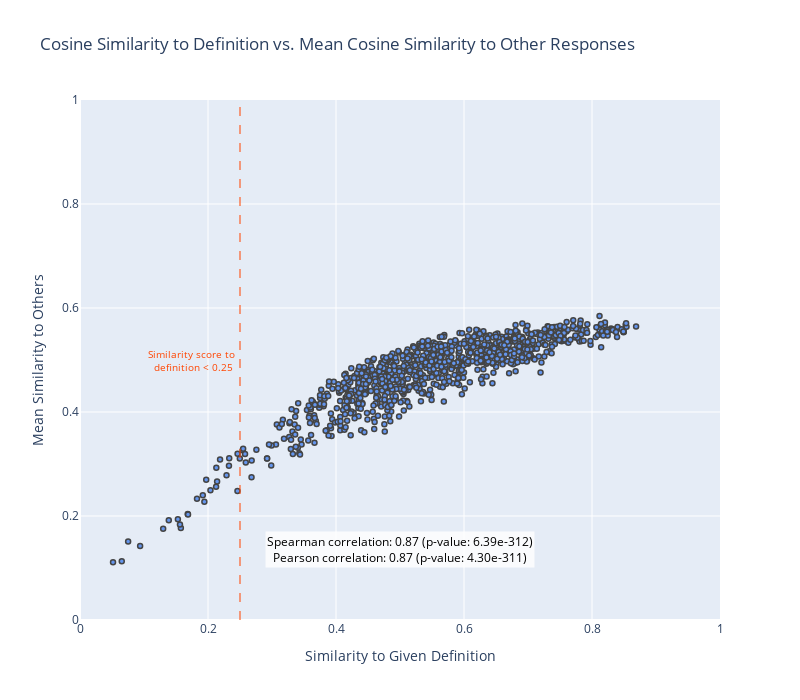

Source (notebook cell):
### Markdown cell above
#### fig 1

### Code cell
fig = go.Figure()
fig.add_trace(go.Scatter(
    x=df['sim_to_def'],
    y=df['mean_sim'],
    mode='markers',
    text=df['sm_def'],
    hoverinfo='all',
    marker=dict(
        size=5,
        color='cornflowerblue',
        line=dict(width=1.5)
    ),
))

fig.update_layout(
    title='Cosine Similarity to Definition vs. Mean Cosine Similarity to Other Responses',
    xaxis_title='Similarity to Given Definition',
    yaxis_title='Mean Similarity to Others',
    showlegend=False,
    width=800,
    height=700,
    xaxis=dict(range=[0, 1]),
    yaxis=dict(range=[0, 1]),
)
# spearman correlation
s_s, s_p = stats.spearmanr(df['sim_to_def'], df['mean_sim'], alternative='greater')
# pearson correlation
p_s, p_p = stats.pearsonr(df['sim_to_def'], df['mean_sim'], alternative='greater')

fig.add_annotation(
    xref='paper',
    yref='paper',
    x=0.5,
    y=0.1,
    text=f'Spearman correlation: {s_s:.2f} (p-value: {s_p:.2e})<br>Pearson correlation: {p_s:.2f} (p-value: {p_p:.2e})',
    showarrow=False,
    font=dict(size=12, color='black'),
    bgcolor='rgba(255, 255, 255, 0.8)',
)

fig.add_vline(
    x=0.25,
    line_width=2,
    line_dash='dash',
    opacity=0.5,
    annotation_text='Similarity score to <br>definition < 0.25',
    annotation_position="left",
              annotation=dict(font_size=10, font_color ='orangered'),
              line_color='orangered')


fig.write_image('../../figures/similarity_to_def_vs_mean_similarity.png')
fig.write_html('../../figures/similarity_to_def_vs_mean_similarity.html')

fig.show()

### Figure 1 — Plotly figure (JSON) as saved in the notebook; plotly's stock layout.template omitted (floating-point values rounded to 4 significant figures; data arrays with more than 128 entries replaced by an {"elided": "..."} marker saying what was removed)
{"data": [{"hoverinfo": "all", "marker": {"color": "cornflowerblue", "line": {"width": 1.5}, "size": 5}, "mode": "markers", "text": {"elided": "1002 str values"}, "type": "scatter", "x": {"elided": "1002 float values"}, "y": {"elided": "1002 float values"}}], "layout": {"annotations": [{"bgcolor": "rgba(255, 255, 255, 0.8)", "font": {"color": "black", "size": 12}, "showarrow": false, "text": "Spearman correlation: 0.87 (p-value: 6.39e-312)<br>Pearson correlation: 0.87 (p-value: 4.30e-311)", "x": 0.5, "xref": "paper", "y": 0.1, "yref": "paper"}, {"font": {"color": "orangered", "size": 10}, "showarrow": false, "text": "Similarity score to <br>definition < 0.25", "x": 0.25, "xanchor": "right", "xref": "x", "y": 0.5, "yanchor": "middle", "yref": "y domain"}], "height": 700, "shapes": [{"line": {"color": "orangered", "dash": "dash", "width": 2}, "opacity": 0.5, "type": "line", "x0": 0.25, "x1": 0.25, "xref": "x", "y0": 0, "y1": 1, "yref": "y domain"}], "showlegend": false, "title": {"text": "Cosine Similarity to Definition vs. Mean Cosine Similarity to Other Responses"}, "width": 800, "xaxis": {"range": [0, 1], "title": {"text": "Similarity to Given Definition"}}, "yaxis": {"range": [0, 1], "title": {"text": "Mean Similarity to Others"}}}}
